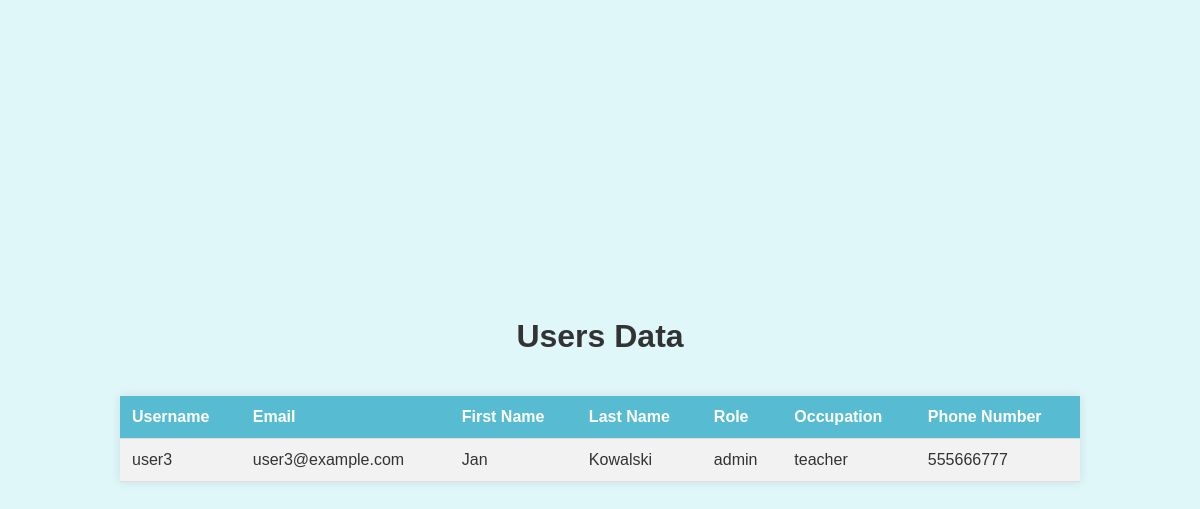
Before: /users (signed in) with the older database file.
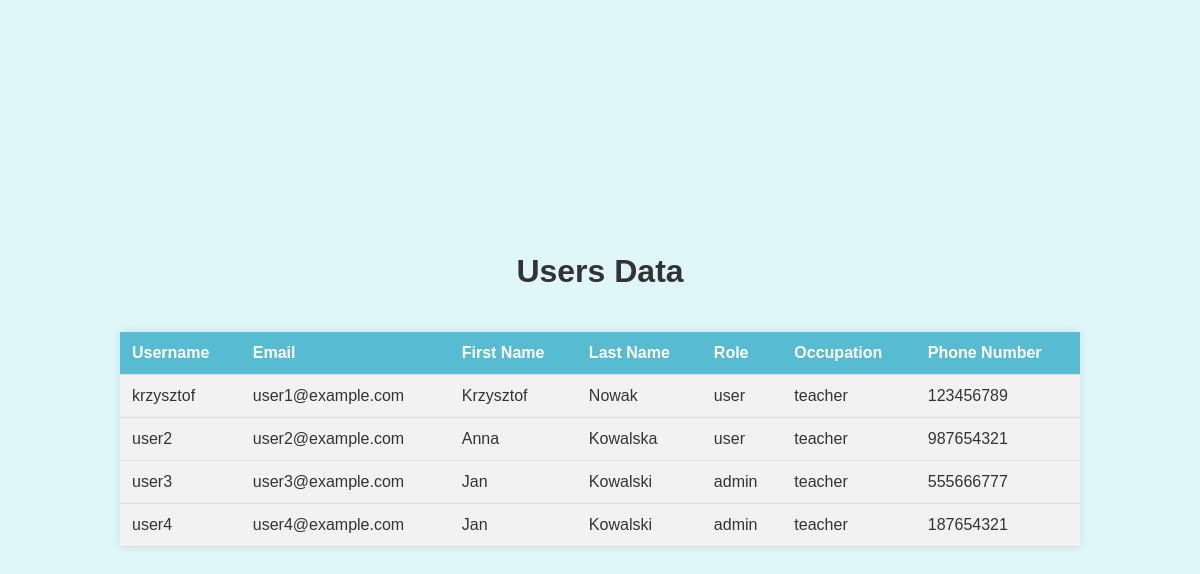
After: the same page with the newer database file.
### db_create.py (models this page shows)
class User(Base):
    __tablename__ = 'users'
    id = Column(Integer, primary_key=True)
    username = Column(String, nullable=False)
    email = Column(String, nullable=False, unique=True)
    first_name = Column(String, nullable=False)
    last_name = Column(String, nullable=False)
    second_name = Column(String, nullable=True)
    password = Column(String, nullable=False)
    role = Column(String, nullable=False)
    occupation = Column(String, nullable=False)
    phone_number = Column(String, nullable=False, unique=True)

### app.py (the view)
@app.route('/users')
def users():
    if 'username' not in login_session:
        return redirect(url_for('index'))
    u = session.query(User).all()
    return render_template('index.html', users=u)

### templates/index.html (shortened to what this page needs)
<!DOCTYPE html>
<html lang="en">
<head>
    <link rel="stylesheet" href="{{ url_for('static', filename='styles.css') }}">
</head>
<body>
    <h1>Users Data</h1>
    <table id="users-table">
        <thead>
            <tr>
                <th>Username</th>
                <th>Email</th>
                <th>First Name</th>
                <th>Last Name</th>
                <th>Role</th>
                <th>Occupation</th>
                <th>Phone Number</th>
            </tr>
        </thead>
        <tbody id="users-data">
            {% for user in users %}
            <tr>
                <td>{{ user.username }}</td>
                <td>{{ user.email }}</td>
                <td>{{ user.first_name }}</td>
                <td>{{ user.last_name }}</td>
                <td>{{ user.role }}</td>
                <td>{{ user.occupation }}</td>
                <td>{{ user.phone_number }}</td>
            </tr>
            {% endfor %}
        </tbody>
    </table>
</body>
</html>

### static/styles.css (style rules this page uses)
body { font-family: Arial, sans-serif; background-color: #e0f7fa; margin: 0; display: flex; flex-direction: column; align-items: center; justify-content: center; height: 100vh; }
h1 { text-align: center; margin-top: 20px; color: #333; }
#users-table { width: 80%; margin: 20px auto; border-collapse: collapse; box-shadow: 0 0 10px rgba(0, 0, 0, 0.1); }
#users-table th, #users-table td { padding: 12px; text-align: left; border-bottom: 1px solid #ddd; }
#users-table th { background-color: #57bcd1; color: white; }
#users-table tr { background-color: #f2f2f2; }
#users-table td { color: #333; }

Changed rows visible on the page:
added User: username "krzysztof", email "user1@example.com", first_name "Krzysztof", last_name "Nowak", role "user", occupation "teacher", phone_number "123456789"
added User: username "user2", email "user2@example.com", first_name "Anna", last_name "Kowalska", role "user", occupation "teacher", phone_number "987654321"
added User: username "user4", email "user4@example.com", first_name "Jan", last_name "Kowalski", role "admin", occupation "teacher", phone_number "187654321"
